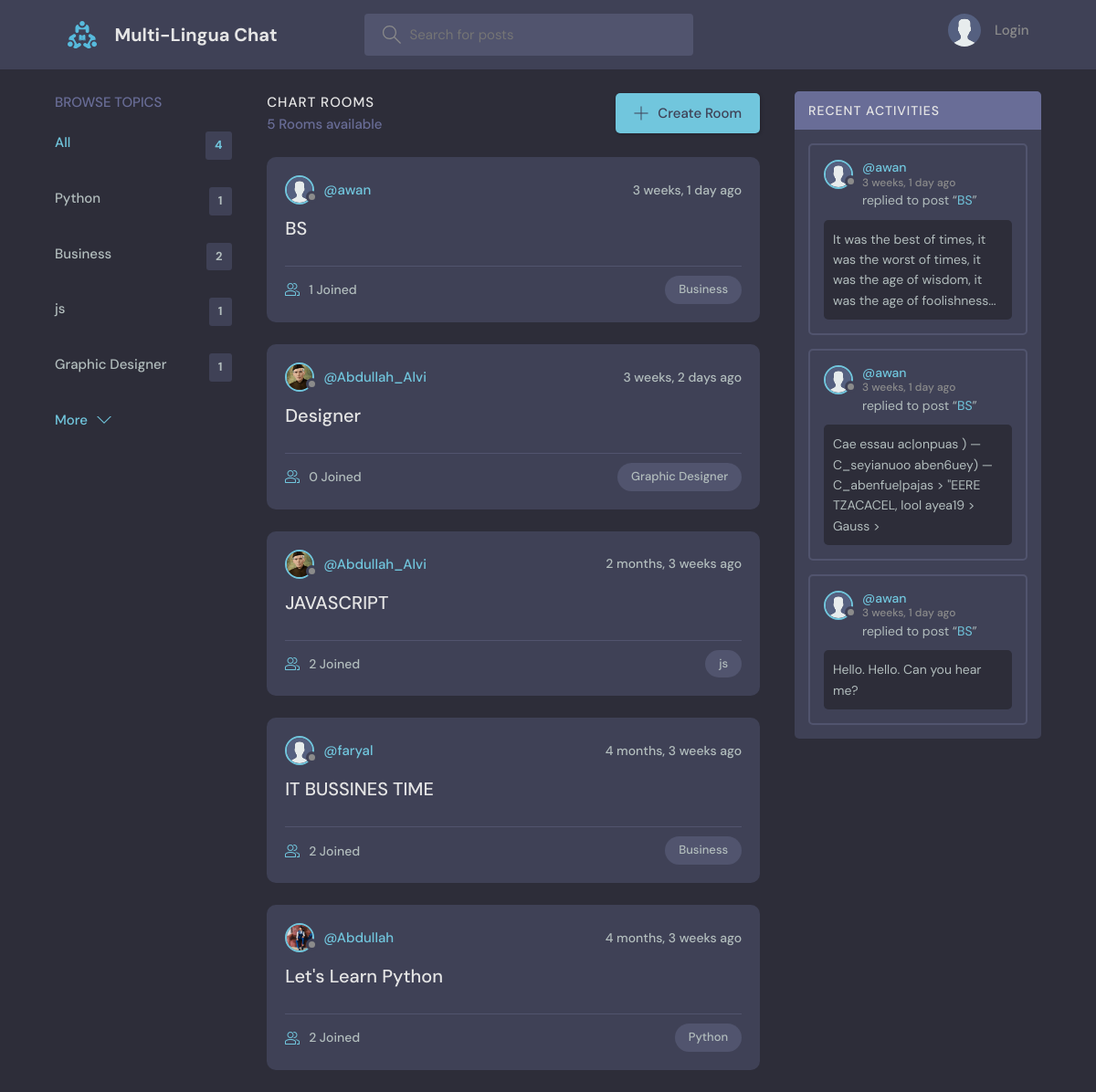
The page / on the database its author committed.
### base/models.py (models this page shows, shortened)
class Topic(models.Model):
    name = models.CharField(max_length=200)

class Room(models.Model):
    host = models.ForeignKey(User, on_delete=models.SET_NULL, null=True)
    topic = models.ForeignKey(Topic, on_delete=models.SET_NULL, null=True)
    name = models.CharField(max_length=200)
    description = models.TextField(null=True, blank=True)
    participants = models.ManyToManyField(
        User, related_name='participants', blank=True)
    updated = models.DateTimeField(auto_now=True)
    created = models.DateTimeField(auto_now_add=True)
    class Meta:
        ordering = ['-updated', '-created']
    def __str__(self):
        return self.name

class User(AbstractUser):
    name = models.CharField(max_length=200, null=True)
    email = models.EmailField(unique=True, null=True)
    bio = models.TextField(null=True)
    avatar = models.ImageField(null=True, default="avatar.svg")
    objects = CustomUserManager()
    USERNAME_FIELD = 'email'
    REQUIRED_FIELDS = []

class Message(models.Model):
    user = models.ForeignKey(User, on_delete=models.CASCADE)
    room = models.ForeignKey(Room, on_delete=models.CASCADE)
    body = models.TextField()
    updated = models.DateTimeField(auto_now=True)
    created = models.DateTimeField(auto_now_add=True)
    class Meta:
        ordering = ['-updated', '-created']

### base/views.py (the view)
# urls.py: path('', views.home, name="home"),
def home(request):
    q = request.GET.get('q') if request.GET.get('q') != None else ''
    rooms = Room.objects.filter(
        Q(topic__name__icontains=q) |
        Q(name__icontains=q) |
        Q(description__icontains=q)
    )
    topics = Topic.objects.all()[0:5]
    room_count = rooms.count()
    room_messages = Message.objects.filter(
        Q(room__topic__name__icontains=q))[0:3]
    context = {'rooms': rooms, 'topics': topics,
               'room_count': room_count, 'room_messages': room_messages}
    return render(request, 'base/home.html', context)

### base/templates/base/home.html (shortened to what this page needs)
{% extends 'main.html' %}
{% block content %}
<main class="layout layout--3">
  <div class="container">
    {% include 'base/topics_component.html' %}
    <div class="roomList">
      <div class="roomList__header">
        <div>
          <h2>Chart Rooms</h2>
          <p>{{room_count}} Rooms available</p>
        </div>
        <a class="btn btn--main" href="{% url 'create-room' %}">
          <svg version="1.1" xmlns="http://www.w3.org/2000/svg" width="32" height="32" viewBox="0 0 32 32">
            <title>add</title>
            <path
              d="M16.943 0.943h-1.885v14.115h-14.115v1.885h14.115v14.115h1.885v-14.115h14.115v-1.885h-14.115v-14.115z">
            </path>
          </svg>
          Create Room
        </a>
      </div>
      {% include 'base/feed_component.html' %}
    </div>
    {% include 'base/activity_component.html' %}
  </div>
</main>
{% endblock %}

### base/templates/base/topics_component.html
<div class="topics">
    <div class="topics__header">
        <h2>Browse Topics</h2>
    </div>
    <ul class="topics__list">
        <li>
            <a href="{% url 'home' %}" class="active">All <span>{{topics.count}}</span></a>
        </li>
        {% for topic in topics %}
        <li>
            <a href="{% url 'home' %}?q={{topic.name}}">{{topic.name}}<span>{{topic.room_set.all.count}}</span></a>
        </li>
        {% endfor %}
    </ul>
    <a class="btn btn--link" href="{% url 'topics' %}">
        More
        <svg version="1.1" xmlns="http://www.w3.org/2000/svg" width="32" height="32" viewBox="0 0 32 32">
            <title>chevron-down</title>
            <path d="M16 21l-13-13h-3l16 16 16-16h-3l-13 13z"></path>
        </svg>
    </a>
</div>

### base/templates/base/feed_component.html (shortened to what this page needs)
{% for room in rooms %}
<div class="roomListRoom">
    <div class="roomListRoom__header">
        <a href="{% url 'user-profile' room.host.id %}" class="roomListRoom__author">
            <div class="avatar avatar--small">
                <img src="{{room.host.avatar.url}}" />
            </div>
            <span>@{{room.host.username}}</span>
        </a>
        <div class="roomListRoom__actions">
            <span>{{room.created|timesince}} ago</span>
        </div>
    </div>
    <div class="roomListRoom__content">
        <a href="{% url 'room' room.id %}">{{room.name}}</a>
    </div>
    <div class="roomListRoom__meta">
        <a href="{% url 'room' room.id %}" class="roomListRoom__joined">
            {{room.participants.all.count}} Joined
        </a>
        <p class="roomListRoom__topic">{{room.topic.name}}</p>
    </div>
</div>
{% endfor %}

### base/templates/base/activity_component.html (shortened to what this page needs)
<div class="activities">
    <div class="activities__header">
        <h2>Recent Activities</h2>
    </div>
    {% for message in room_messages %}
    <div class="activities__box">
        <div class="activities__boxHeader roomListRoom__header">
            <a href="{% url 'user-profile' message.user.id %}" class="roomListRoom__author">
                <div class="avatar avatar--small">
                    <img src="{{message.user.avatar.url}}" />
                </div>
                <p>
                    @{{message.user.username}}
                    <span>{{message.created|timesince}} ago</span>
                </p>
            </a>
        </div>
        <div class="activities__boxContent">
            <p>replied to post “<a href="{% url 'room' message.room.id %}">{{message.room}}</a>”</p>
            <div class="activities__boxRoomContent">{{message.body}}</div>
        </div>
    </div>
    {% endfor %}
</div>

### rows shown on the page
Topic: name "Python", room_set.all.count "1"
Topic: name "Business", room_set.all.count "2"
Topic: name "js", room_set.all.count "1"
Topic: name "Graphic Designer", room_set.all.count "1"
Room: host.avatar (placeholder picture), host.username "awan", created "3 weeks, 1 day", name "BS", participants.all.count "1", topic.name "Business"
Room: host.avatar (picture), host.username "Abdullah_Alvi", created "3 weeks, 2 days", name "Designer", participants.all.count "0", topic.name "Graphic Designer"
Room: host.avatar (picture), host.username "Abdullah_Alvi", created "2 months, 3 weeks", name "JAVASCRIPT", participants.all.count "2", topic.name "js"
Room: host.avatar (placeholder picture), host.username "faryal", created "4 months, 3 weeks", name "IT BUSSINES TIME", participants.all.count "2", topic.name "Business"
Room: host.avatar (picture), host.username "Abdullah", created "4 months, 3 weeks", name "Let's Learn Python", participants.all.count "2", topic.name "Python"
Message: user.avatar (placeholder picture), user.username "awan", created "3 weeks, 1 day", room "BS", body "It was the best of times, it was the worst of times, it was the age of wisdom, it was the age of foolishness..."
Message: user.avatar (placeholder picture), user.username "awan", created "3 weeks, 1 day", room "BS", body "Cae essau ac|onpuas ) — C_seyianuoo aben6uey) —C_abenfue|pajas > \"EERE TZACACEL, lool ayea19 > Gauss >"
Message: user.avatar (placeholder picture), user.username "awan", created "3 weeks, 1 day", room "BS", body "Hello. Hello. Can you hear me?"

### other values the page prints
{{ topics.count }} "4"
{{ room_count }} "5"
